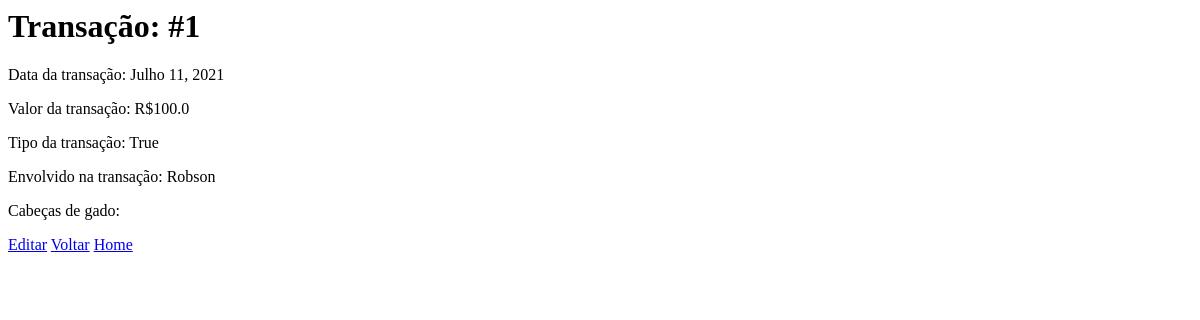
Before: /transacao/1/view with the older database file.
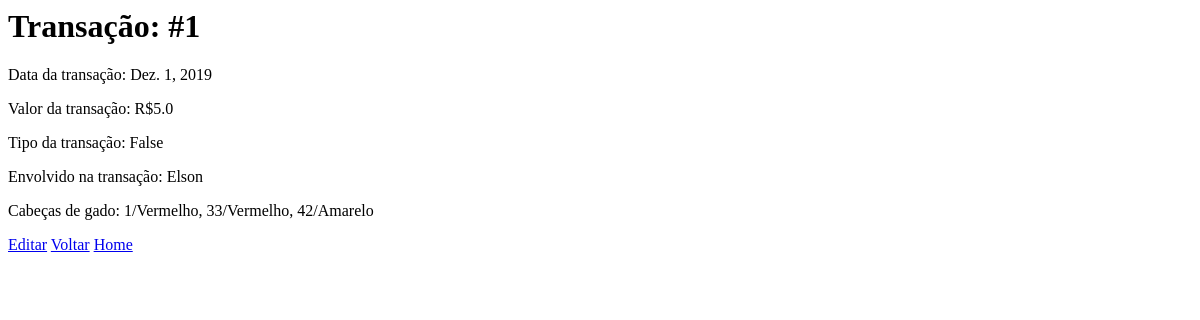
After: the same page with the newer database file.
### criacao/models.py (models this page shows)
class transacao(models.Model):
    VENDA = "Venda"
    COMPRA = "Compra"
    Transacao_choices = (
        (COMPRA,"Compra"),
        (VENDA,"Venda")
    )
    id = AutoField(primary_key=True)
    tipo = CharField(max_length=6,choices=Transacao_choices) #True para Venda, False para compra
    valor = FloatField()
    envolvido = CharField(max_length=32)
    data = DateField()
    tags = CharField(max_length=100)
    observacoes = CharField(max_length=100)

### criacao/views.py (the view)
# urls.py: path("transacao/<pk>/view",TransacaoDetail, name="transacoesDetail"),
def TransacaoDetail(request, pk):
    transacionadas = []
    transacionadas = cabeca_transacionada.objects.filter(transacao_id = pk)
    tags = []
    for i in transacionadas:
        tags.append(str(cabecagado.__str__(cabecagado.objects.get(id=i.cabecagado_id))))
        if i != transacionadas[len(transacionadas)-1]:
            tags.append(", ")
    tags = "".join(tags)
    tipo = transacao.objects.get(id=pk).tipo
    context = {
        'id': pk,
        'tipo': tipo,
        'valor': transacao.objects.get(id=pk).valor,
        'data': transacao.objects.get(id=pk).data,
        'envolvido': transacao.objects.get(id=pk).envolvido,
        'tags': tags
    }
    return render(request,"transacoesDetail.html", context)

### criacao/models.py (called while the page is built)
    def __str__(self):
        return  self.cor_nome

    def __str__(self):
        return  str(self.n_etiqueta) + "/" + str(self.brinco)

### criacao/templates/transacoesDetail.html
<body>
    <h1>Transação: #{{id}}</h1>
    <p>Data da transação: {{data}}</p>
    <p>Valor da transação: R${{valor}}</p>
    <p>Tipo da transação: {{tipo}}</p>
    <p>Envolvido na transação: {{envolvido}}</p>
    <p>Cabeças de gado: {{tags}}</p>
    <a href="/transacao/{{id}}/edit">Editar</a>
    <a href="{% url 'transacoes' %}">Voltar</a>
    <a href="{% url 'home' %}">Home</a>
</body>

Changed rows visible on the page:
changed transacao: data "Julho 11, 2021" → "Dez. 1, 2019"; valor "100.0" → "5.0"; envolvido "Robson" → "Elson"
Other visible differences:
{{ tipo }}: "True" → "False"
{{ tags }}: (not shown) → "1/Vermelho, 33/Vermelho, 42/Amarelo"
